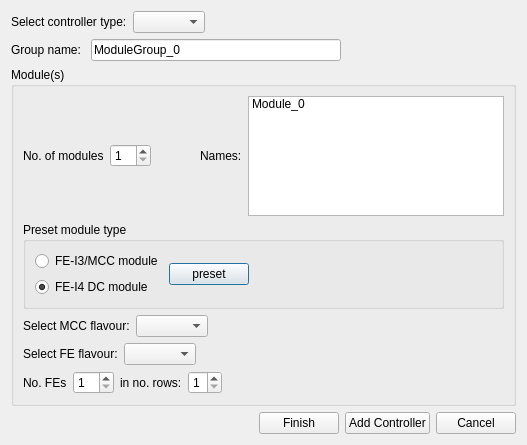
<?xml version="1.0" encoding="UTF-8"?>
<ui version="4.0">
 <class>ConfigCreator</class>
 <widget class="QDialog" name="ConfigCreator">
  <property name="geometry">
   <rect>
    <x>0</x>
    <y>0</y>
    <width>527</width>
    <height>445</height>
   </rect>
  </property>
  <property name="windowTitle">
   <string>Dialog</string>
  </property>
  <layout class="QVBoxLayout" name="verticalLayout_4">
   <item>
    <layout class="QVBoxLayout" name="verticalLayout_3">
     <item>
      <layout class="QHBoxLayout" name="horizontalLayout_19">
       <item>
        <widget class="QLabel" name="controllerTypeLabel">
         <property name="text">
          <string>Select controller type:</string>
         </property>
        </widget>
       </item>
       <item>
        <widget class="QComboBox" name="controllerTypeBox"/>
       </item>
       <item>
        <spacer name="horizontalSpacer_17">
         <property name="orientation">
          <enum>Qt::Horizontal</enum>
         </property>
         <property name="sizeHint" stdset="0">
          <size>
           <width>40</width>
           <height>20</height>
          </size>
         </property>
        </spacer>
       </item>
      </layout>
     </item>
     <item>
      <layout class="QHBoxLayout" name="horizontalLayout_3">
       <item>
        <widget class="QLabel" name="groupLabel">
         <property name="text">
          <string>Group name: </string>
         </property>
        </widget>
       </item>
       <item>
        <widget class="QLineEdit" name="groupNameEdit">
         <property name="minimumSize">
          <size>
           <width>250</width>
           <height>0</height>
          </size>
         </property>
         <property name="text">
          <string>ModuleGroup_0</string>
         </property>
        </widget>
       </item>
       <item>
        <spacer name="horizontalSpacer_2">
         <property name="orientation">
          <enum>Qt::Horizontal</enum>
         </property>
         <property name="sizeHint" stdset="0">
          <size>
           <width>40</width>
           <height>20</height>
          </size>
         </property>
        </spacer>
       </item>
      </layout>
     </item>
     <item>
      <widget class="QGroupBox" name="moduleGroupBox">
       <property name="title">
        <string>Module(s)</string>
       </property>
       <layout class="QVBoxLayout" name="verticalLayout_2">
        <item>
         <layout class="QVBoxLayout" name="verticalLayout">
          <item>
           <layout class="QHBoxLayout" name="horizontalLayout">
            <item>
             <widget class="QLabel" name="moduleLabel">
              <property name="text">
               <string>No. of modules</string>
              </property>
             </widget>
            </item>
            <item>
             <widget class="QSpinBox" name="nmodSpinBox">
              <property name="minimum">
               <number>1</number>
              </property>
              <property name="maximum">
               <number>32</number>
              </property>
             </widget>
            </item>
            <item>
             <spacer name="horizontalSpacer">
              <property name="orientation">
               <enum>Qt::Horizontal</enum>
              </property>
              <property name="sizeHint" stdset="0">
               <size>
                <width>40</width>
                <height>20</height>
               </size>
              </property>
             </spacer>
            </item>
            <item>
             <widget class="QLabel" name="label">
              <property name="text">
               <string>Names:</string>
              </property>
             </widget>
            </item>
            <item>
             <widget class="QListWidget" name="mnameList">
              <item>
               <property name="text">
                <string>Module_0</string>
               </property>
               <property name="flags">
                <set>ItemIsSelectable|ItemIsEditable|ItemIsDragEnabled|ItemIsUserCheckable|ItemIsEnabled</set>
               </property>
              </item>
             </widget>
            </item>
           </layout>
          </item>
          <item>
           <widget class="QGroupBox" name="flavourGroupBox">
            <property name="minimumSize">
             <size>
              <width>0</width>
              <height>0</height>
             </size>
            </property>
            <property name="title">
             <string>Preset module type</string>
            </property>
            <layout class="QVBoxLayout" name="verticalLayout_6">
             <item>
              <layout class="QHBoxLayout" name="horizontalLayout_6">
               <item>
                <layout class="QVBoxLayout" name="verticalLayout_5">
                 <item>
                  <widget class="QRadioButton" name="fei3Choice">
                   <property name="text">
                    <string>FE-I3/MCC module</string>
                   </property>
                  </widget>
                 </item>
                 <item>
                  <widget class="QRadioButton" name="fei4Choice">
                   <property name="text">
                    <string>FE-I4 DC module</string>
                   </property>
                   <property name="checked">
                    <bool>true</bool>
                   </property>
                  </widget>
                 </item>
                </layout>
               </item>
               <item>
                <widget class="QPushButton" name="presetButton">
                 <property name="text">
                  <string>preset</string>
                 </property>
                </widget>
               </item>
               <item>
                <spacer name="horizontalSpacer_5">
                 <property name="orientation">
                  <enum>Qt::Horizontal</enum>
                 </property>
                 <property name="sizeHint" stdset="0">
                  <size>
                   <width>40</width>
                   <height>20</height>
                  </size>
                 </property>
                </spacer>
               </item>
              </layout>
             </item>
            </layout>
           </widget>
          </item>
          <item>
           <layout class="QHBoxLayout" name="horizontalLayout_21">
            <item>
             <widget class="QLabel" name="mccTypeLabel">
              <property name="text">
               <string>Select MCC flavour:</string>
              </property>
             </widget>
            </item>
            <item>
             <widget class="QComboBox" name="mccTypeBox"/>
            </item>
            <item>
             <spacer name="horizontalSpacer_19">
              <property name="orientation">
               <enum>Qt::Horizontal</enum>
              </property>
              <property name="sizeHint" stdset="0">
               <size>
                <width>40</width>
                <height>20</height>
               </size>
              </property>
             </spacer>
            </item>
           </layout>
          </item>
          <item>
           <layout class="QHBoxLayout" name="horizontalLayout_20">
            <item>
             <widget class="QLabel" name="feTypeLabel">
              <property name="text">
               <string>Select FE flavour:</string>
              </property>
             </widget>
            </item>
            <item>
             <widget class="QComboBox" name="feTypeBox"/>
            </item>
            <item>
             <spacer name="horizontalSpacer_18">
              <property name="orientation">
               <enum>Qt::Horizontal</enum>
              </property>
              <property name="sizeHint" stdset="0">
               <size>
                <width>40</width>
                <height>20</height>
               </size>
              </property>
             </spacer>
            </item>
           </layout>
          </item>
          <item>
           <layout class="QHBoxLayout" name="horizontalLayout_2">
            <item>
             <widget class="QLabel" name="feLabel1">
              <property name="text">
               <string>No. FEs</string>
              </property>
             </widget>
            </item>
            <item>
             <widget class="QSpinBox" name="nfeSpinBox">
              <property name="minimum">
               <number>1</number>
              </property>
              <property name="maximum">
               <number>16</number>
              </property>
             </widget>
            </item>
            <item>
             <widget class="QLabel" name="feLabel2">
              <property name="text">
               <string>in no. rows:</string>
              </property>
             </widget>
            </item>
            <item>
             <widget class="QSpinBox" name="nfeRowSpinBox">
              <property name="minimum">
               <number>1</number>
              </property>
              <property name="maximum">
               <number>2</number>
              </property>
             </widget>
            </item>
            <item>
             <spacer name="horizontalSpacer_3">
              <property name="orientation">
               <enum>Qt::Horizontal</enum>
              </property>
              <property name="sizeHint" stdset="0">
               <size>
                <width>40</width>
                <height>20</height>
               </size>
              </property>
             </spacer>
            </item>
           </layout>
          </item>
         </layout>
        </item>
       </layout>
      </widget>
     </item>
     <item>
      <layout class="QHBoxLayout" name="horizontalLayout_4">
       <item>
        <spacer name="horizontalSpacer_4">
         <property name="orientation">
          <enum>Qt::Horizontal</enum>
         </property>
         <property name="sizeHint" stdset="0">
          <size>
           <width>40</width>
           <height>20</height>
          </size>
         </property>
        </spacer>
       </item>
       <item>
        <widget class="QPushButton" name="finishButton">
         <property name="enabled">
          <bool>true</bool>
         </property>
         <property name="text">
          <string>Finish</string>
         </property>
        </widget>
       </item>
       <item>
        <widget class="QPushButton" name="addButton">
         <property name="enabled">
          <bool>true</bool>
         </property>
         <property name="text">
          <string>Add Controller</string>
         </property>
        </widget>
       </item>
       <item>
        <widget class="QPushButton" name="cancelButton">
         <property name="text">
          <string>Cancel</string>
         </property>
        </widget>
       </item>
      </layout>
     </item>
    </layout>
   </item>
  </layout>
 </widget>
 <resources/>
 <connections/>
</ui>
